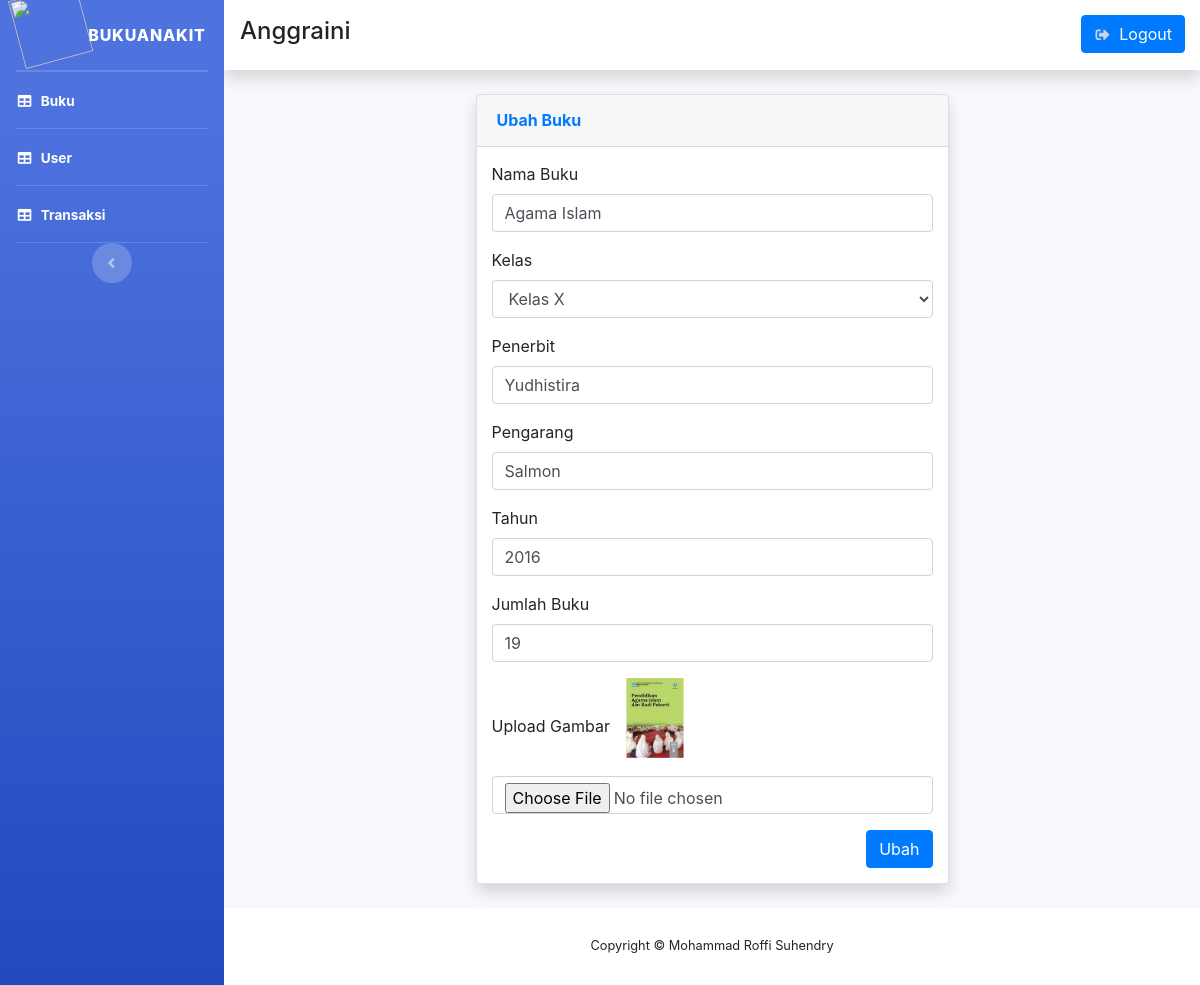
The app's page /page/editbuku.php?id=23 (signed in) with its own data.
### tables this page shows
CREATE TABLE `buku` (
  `id` int(11) NOT NULL,
  `nama_buku` varchar(20) NOT NULL,
  `penerbit` varchar(50) NOT NULL,
  `pengarang` varchar(50) NOT NULL,
  `tahun` varchar(4) NOT NULL,
  `jumlah_buku` int(11) NOT NULL,
  `kelas` varchar(20) NOT NULL,
  `img` varchar(100) NOT NULL
);

CREATE TABLE `kelas` (
  `id` int(11) NOT NULL,
  `kelas` varchar(20) NOT NULL
);

### controller/bukucontroller.php (called while the page is built, shortened)
<?php
function query($query){
    global $conn;
    $result = mysqli_query($conn, $query);
    $rows = [];
    while( $row = mysqli_fetch_assoc($result) ){
        $rows[] = $row;
    }
    return $rows;
}
?>

### page/editbuku.php (the view, shortened to what this page needs)
<?php
require '../db/config.php';
require '../controller/bukucontroller.php';
$id = $_GET['id'];
$buku = query("SELECT * FROM buku WHERE id = $id")[0];
?>
<!DOCTYPE html>
<html lang="en">
<head>
  <link href="../assets/vendor/fontawesome-free/css/all.min.css" rel="stylesheet" type="text/css">
  <link href="../assets/vendor/datatables/dataTables.bootstrap4.min.css" rel="stylesheet">
  <link rel="stylesheet" href="../assets/css/style.css">
  <link href="../assets/css/sb-admin-2.min.css" rel="stylesheet">
  <link rel="stylesheet" href="https://stackpath.bootstrapcdn.com/bootstrap/4.3.1/css/bootstrap.min.css">
</head>
<body id="page-top">
<?php include 'templates/header.php'; ?>
<div class="container-fluid">
<div style="margin: 0 auto">
        <div class="card shadow mb-4" style="width:50%; margin:auto">
            <div class="card-header py-3">
                <h6 class="m-0 font-weight-bold text-primary">Ubah Buku</h6>
            </div>
            <div class="container">
            <form action="" method="post" enctype="multipart/form-data">
                <div class="form-group" style="margin-top:15px">
                    <label for="exampleFormControlInput1">Nama Buku</label>
                    <input type="text" class="form-control" name="nama" id="exampleFormControlInput1" value="<?= $buku["nama_buku"]; ?>">
                </div>
                <div class="form-group">
                    <label for="exampleFormControlSelect1">Kelas</label>
                    <select class="form-control" name="kelas" id="exampleFormControlSelect1">
                        <?php
                            $sql = mysqli_query($conn, "SELECT * FROM kelas");
                            while($data = mysqli_fetch_assoc($sql)){
                        ?>
                        <option value="<?= $data['kelas']; ?>" <?php if($buku["kelas"] == $data['kelas']) { echo "selected=\"selected\"";} ?> ><?= $data['kelas']; ?></option>
                        <?php } ?>
                    </select>
                </div>
                <div class="form-group">
                        <label for="exampleFormControlInput1">Penerbit</label>
                        <input type="text" class="form-control" name="penerbit" id="exampleFormControlInput1" value="<?= $buku["penerbit"]; ?>">
                </div>
                <div class="form-group">
                        <label for="exampleFormControlInput1">Pengarang</label>
                        <input type="text" class="form-control" name="pengarang" id="exampleFormControlInput1" value="<?= $buku["pengarang"]; ?>">
                </div>
                <div class="form-group">
                        <label for="exampleFormControlInput1">Tahun</label>
                        <input type="text" class="form-control" name="tahun" id="exampleFormControlInput1" value="<?= $buku["tahun"]; ?>">
                </div>
                <div class="form-group">
                        <label for="exampleFormControlInput1">Jumlah Buku</label>
                        <input type="number" class="form-control" name="jml_buku" id="exampleFormControlInput1" value="<?= $buku["jumlah_buku"]; ?>">
                </div>
                <div class="form-group">
                        <label for="exampleFormControlInput1">Upload Gambar</label>
                        <img src="../assets/img/buku/<?= $buku["img"]; ?>" width="80">
                        <input type="file" name="gambar" id="exampleFormControlInput1" class="form-control">
                </div>
                    <button type="submit" class="btn btn-primary" name="submit" style="float:right; margin-bottom: 15px">Ubah</button>
            </form>
        </div>
    </div>
</div>
<?php include 'templates/footer.php'; ?>
</body>
</html>

### assets/css/style.css (style rules this page uses)
img { margin-bottom: 18px; }

### records on screen
buku: nama "Agama Islam", kelas "Kelas X", penerbit "Yudhistira", pengarang "Salmon", tahun "2016", jml_buku "19", img (picture)

### other values on screen
$_SESSION["login-adm"]["nama_adm"] "Anggraini"
